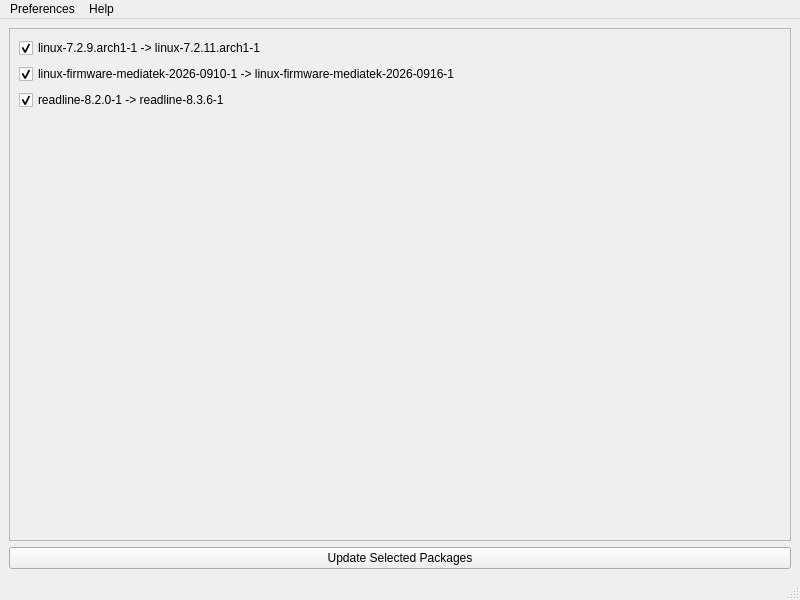
<?xml version="1.0" encoding="UTF-8"?>
<ui version="4.0">
 <class>MainWindow</class>
 <widget class="QMainWindow" name="MainWindow">
  <property name="geometry">
   <rect>
    <x>0</x>
    <y>0</y>
    <width>800</width>
    <height>600</height>
   </rect>
  </property>
  <property name="windowTitle">
   <string>Fenmu - System Updater</string>
  </property>
  <property name="windowIcon">
   <iconset theme="QIcon::ThemeIcon::DocumentProperties"/>
  </property>
  <widget class="QWidget" name="centralwidget">
   <layout class="QGridLayout" name="gridLayout">
    <item row="0" column="0">
     <widget class="QScrollArea" name="scrollArea">
      <property name="widgetResizable">
       <bool>true</bool>
      </property>
      <widget class="QWidget" name="scrollAreaWidgetContents">
       <property name="geometry">
        <rect>
         <x>0</x>
         <y>0</y>
         <width>786</width>
         <height>71</height>
        </rect>
       </property>
       <property name="sizePolicy">
        <sizepolicy hsizetype="Preferred" vsizetype="Fixed">
         <horstretch>0</horstretch>
         <verstretch>0</verstretch>
        </sizepolicy>
       </property>
       <layout class="QVBoxLayout" name="verticalLayout">
        <item>
         <widget class="QCheckBox" name="checkBox_LINUX">
          <property name="text">
           <string notr="true">linux-7.2.9.arch1-1 -&gt; linux-7.2.11.arch1-1</string>
          </property>
          <property name="checked">
           <bool>true</bool>
          </property>
          <property name="tristate">
           <bool>false</bool>
          </property>
         </widget>
        </item>
        <item>
         <widget class="QCheckBox" name="checkBox_LINUX_FIRMWARE_MEDIATEK">
          <property name="text">
           <string notr="true">linux-firmware-mediatek-2026-0910-1 -&gt; linux-firmware-mediatek-2026-0916-1</string>
          </property>
          <property name="checked">
           <bool>true</bool>
          </property>
          <property name="tristate">
           <bool>false</bool>
          </property>
         </widget>
        </item>
        <item>
         <widget class="QCheckBox" name="checkBox_READLINE">
          <property name="text">
           <string notr="true">readline-8.2.0-1 -&gt; readline-8.3.6-1</string>
          </property>
          <property name="checked">
           <bool>true</bool>
          </property>
          <property name="tristate">
           <bool>false</bool>
          </property>
         </widget>
        </item>
       </layout>
      </widget>
     </widget>
    </item>
    <item row="1" column="0">
     <widget class="QPushButton" name="pushButton">
      <property name="text">
       <string>Update Selected Packages</string>
      </property>
     </widget>
    </item>
   </layout>
  </widget>
  <widget class="QMenuBar" name="menubar">
   <property name="geometry">
    <rect>
     <x>0</x>
     <y>0</y>
     <width>800</width>
     <height>17</height>
    </rect>
   </property>
   <widget class="QMenu" name="menuPreferences">
    <property name="title">
     <string>Preferences</string>
    </property>
    <addaction name="actionSync_Repository_Now"/>
    <addaction name="actionAuto_check_all_packages"/>
   </widget>
   <widget class="QMenu" name="menuHelp">
    <property name="title">
     <string>Help</string>
    </property>
    <addaction name="actionAbout"/>
    <addaction name="actionGet_in_Contact"/>
   </widget>
   <addaction name="menuPreferences"/>
   <addaction name="menuHelp"/>
  </widget>
  <widget class="QStatusBar" name="statusbar"/>
  <action name="actionSync_Repository_Now">
   <property name="icon">
    <iconset theme="QIcon::ThemeIcon::ViewRefresh"/>
   </property>
   <property name="text">
    <string>Sync Repository Now</string>
   </property>
  </action>
  <action name="actionAbout">
   <property name="icon">
    <iconset theme="QIcon::ThemeIcon::HelpFaq"/>
   </property>
   <property name="text">
    <string>About</string>
   </property>
  </action>
  <action name="actionGet_in_Contact">
   <property name="icon">
    <iconset theme="QIcon::ThemeIcon::HelpFaq"/>
   </property>
   <property name="text">
    <string>Get in Contact</string>
   </property>
  </action>
  <action name="actionAuto_check_all_packages">
   <property name="checkable">
    <bool>true</bool>
   </property>
   <property name="checked">
    <bool>true</bool>
   </property>
   <property name="icon">
    <iconset theme="QIcon::ThemeIcon::EditSelectAll"/>
   </property>
   <property name="text">
    <string>Auto Check All Packages</string>
   </property>
  </action>
 </widget>
 <resources/>
 <connections/>
</ui>
